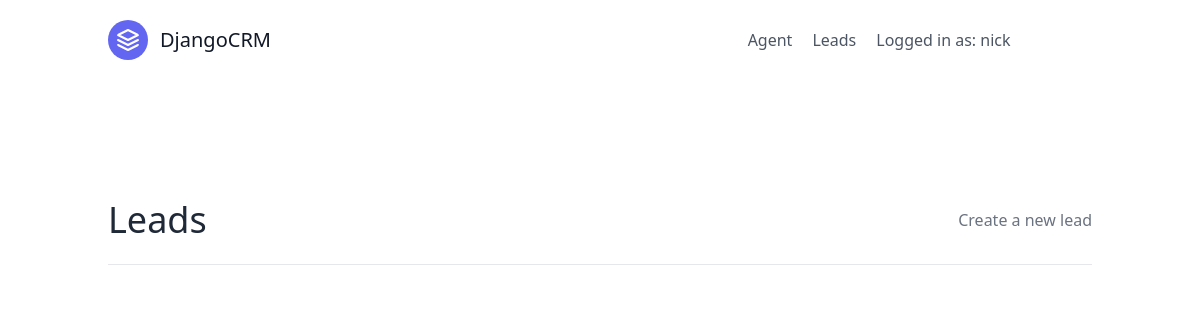
Before: /website/ (signed in) with the older database file.
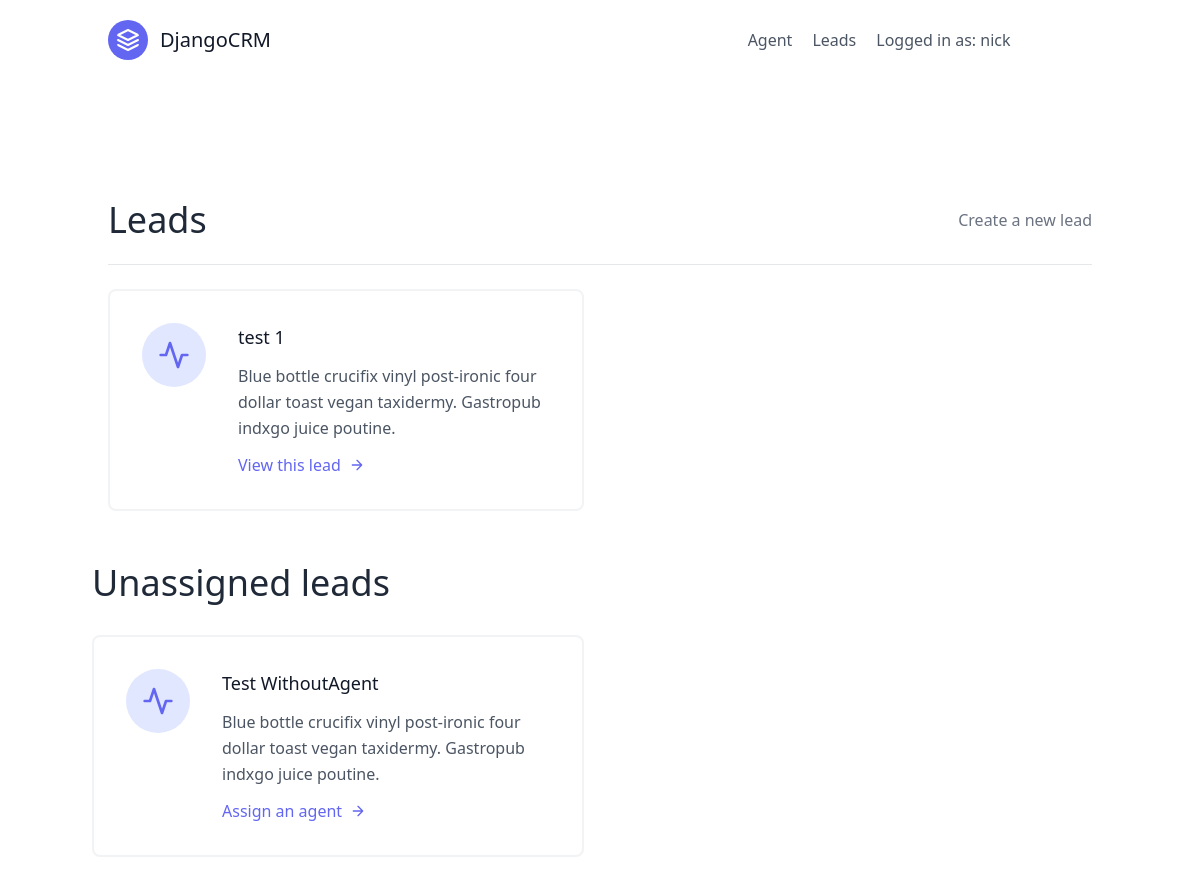
After: the same page with the newer database file.
### website/models.py (models this page shows, shortened)
class Lead(models.Model):
    first_name = models.CharField(max_length=20)
    last_name = models.CharField(max_length=20)
    age = models.IntegerField(default=0)
    organisation = models.ForeignKey(UserProfile, on_delete=models.CASCADE)
    agent = models.ForeignKey("Agent", null=True, blank=True, on_delete=models.SET_NULL)  # every lead have just 1 agent
    category = models.ForeignKey("Category", null=True, blank=True, on_delete=models.SET_NULL)

### website/views.py (the view)
# urls.py: path('', LeadListView.as_view(), name='lead-list'),
class LeadListView(LoginRequiredMixin, generic.ListView):
    template_name = "website/lead_list.html"
    context_object_name = "leads"
    def get_queryset(self):
        user = self.request.user
        if user.is_organiser:  # checking if the organiser
            queryset = Lead.objects.filter(organisation=user.userprofile,
                                           agent__isnull=False)  # checking the organisation by userprofile
        else:
            queryset = Lead.objects.filter(organisation=user.agent.organisation,
                                           agent__isnull=False)  # if we are an agents
            queryset = queryset.filter(agent__user=user)
        return queryset
    def get_context_data(self, **kwargs):
        user = self.request.user
        context = super(LeadListView, self).get_context_data(**kwargs)
        if user.is_organiser:
            queryset = Lead.objects.filter(
                organisation=user.userprofile,
                agent__isnull=True,
            )
            context.update({
                "unassigned_leads": queryset,
            })
        return context

### templates/website/lead_list.html (shortened to what the changed rows need)
{% extends "base.html" %}
{% block content %}
<section class="text-gray-600 body-font">
    <div class="container px-5 py-24 mx-auto flex flex-wrap">
    <div class="w-full mb-6 py-6 flex justify-between items-center border-b border-gray-200">
        <div>
          <h1 class=" text-4xl text-gray-800"> Leads</h1>
        </div>
    </div>
        <div class="flex flex-wrap -m-4">
            {% for lead in leads %}
              <div class="p-4 lg:w-1/2 md:w-full">
                <div class="flex border-2 rounded-lg border-gray-200 border-opacity-50 p-8 sm:flex-row flex-col">
                  <div class="w-16 h-16 sm:mr-8 sm:mb-0 mb-4 inline-flex items-center justify-center rounded-full bg-indigo-100 text-indigo-500 flex-shrink-0">
                    <svg fill="none" stroke="currentColor" stroke-linecap="round" stroke-linejoin="round" stroke-width="2" class="w-8 h-8" viewBox="0 0 24 24">
                      <path d="M22 12h-4l-3 9L9 3l-3 9H2"></path>
                    </svg>
                  </div>
                  <div class="flex-grow">
                    <h2 class="text-gray-900 text-lg title-font font-medium mb-3">
                        {{ lead.first_name }} {{ lead.last_name }}
                    </h2>
                    <p class="leading-relaxed text-base">
                        Blue bottle crucifix vinyl post-ironic four dollar toast vegan taxidermy. Gastropub indxgo juice poutine.
                    </p>
                    <a href="{% url 'website:lead-detail' lead.pk %}" class="mt-3 text-indigo-500 inline-flex items-center">
                        View this lead
                      <svg fill="none" stroke="currentColor" stroke-linecap="round" stroke-linejoin="round" stroke-width="2" class="w-4 h-4 ml-2" viewBox="0 0 24 24">
                        <path d="M5 12h14M12 5l7 7-7 7"></path>
                      </svg>
                    </a>
                  </div>
                </div>
              </div>
            {% endfor %}
            {% if unassigned_leads.exists %}
                <div class=" mt-5 flex flex-wrap -m-4">
                    <div class="p-4 w-full">
                        <h1 class=" text-4xl text-gray-800">Unassigned leads</h1>
                    </div>
                    {% for lead in unassigned_leads %}
                        <div class="p-4 lg:w-1/2 md:w-full">
                            <div class="flex border-2 rounded-lg border-gray-200 border-opacity-50 p-8 sm:flex-row flex-col">
                              <div class="w-16 h-16 sm:mr-8 sm:mb-0 mb-4 inline-flex items-center justify-center rounded-full bg-indigo-100 text-indigo-500 flex-shrink-0">
                                <svg fill="none" stroke="currentColor" stroke-linecap="round" stroke-linejoin="round" stroke-width="2" class="w-8 h-8" viewBox="0 0 24 24">
                                  <path d="M22 12h-4l-3 9L9 3l-3 9H2"></path>
                                </svg>
                              </div>
                              <div class="flex-grow">
                                <h2 class="text-gray-900 text-lg title-font font-medium mb-3">
                                    {{ lead.first_name }} {{ lead.last_name }}
                                </h2>
                                <p class="leading-relaxed text-base">
                                    Blue bottle crucifix vinyl post-ironic four dollar toast vegan taxidermy. Gastropub indxgo juice poutine.
                                </p>
                                <a href="{% url 'website:assign-agent' lead.pk %}" class="mt-3 text-indigo-500 inline-flex items-center">
                                    Assign an agent
                                  <svg fill="none" stroke="currentColor" stroke-linecap="round" stroke-linejoin="round" stroke-width="2" class="w-4 h-4 ml-2" viewBox="0 0 24 24">
                                    <path d="M5 12h14M12 5l7 7-7 7"></path>
                                  </svg>
                                </a>
                              </div>
                            </div>
                          </div>
                    {% endfor %}
                </div>
            {% endif %}
        </div>
    </div>
</section>
{% endblock content %}

Changed rows visible on the page:
added Lead: first_name "test", last_name "1", shown under "Leads"
added Lead: first_name "Test", last_name "WithoutAgent", shown under "Unassigned leads"
Other visible differences:
text now shown: "Unassigned leads"
